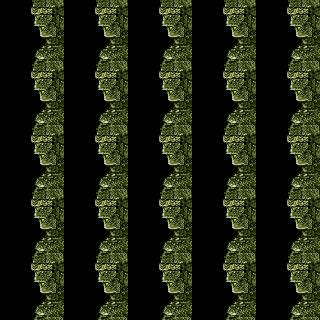

A 2D game scene composited from a Tiled map and its tileset images. What follows is a short description and the map's XML, with every tile layer's data as written:
An orthogonal 5x5 tile map with 64x64 px tiles, 1 tile layer (Tile Layer 1).

<map version="1.0" orientation="orthogonal" renderorder="right-down" width="5" height="5" tilewidth="64" tileheight="64" nextobjectid="1">
 <tileset firstgid="1" name="Ruins_SmallBricks" tilewidth="64" tileheight="64" tilecount="16" columns="4">
  <image source="res/Ruins/Ruins_SmallBricks.png" trans="ff00ff" width="256" height="256" />
 </tileset>
 <layer name="Tile Layer 1" width="5" height="5">
  <data encoding="csv">
6,6,6,6,6,
6,6,6,6,6,
6,6,6,6,6,
6,6,6,6,6,
6,6,6,6,6
</data>
 </layer>
</map>
